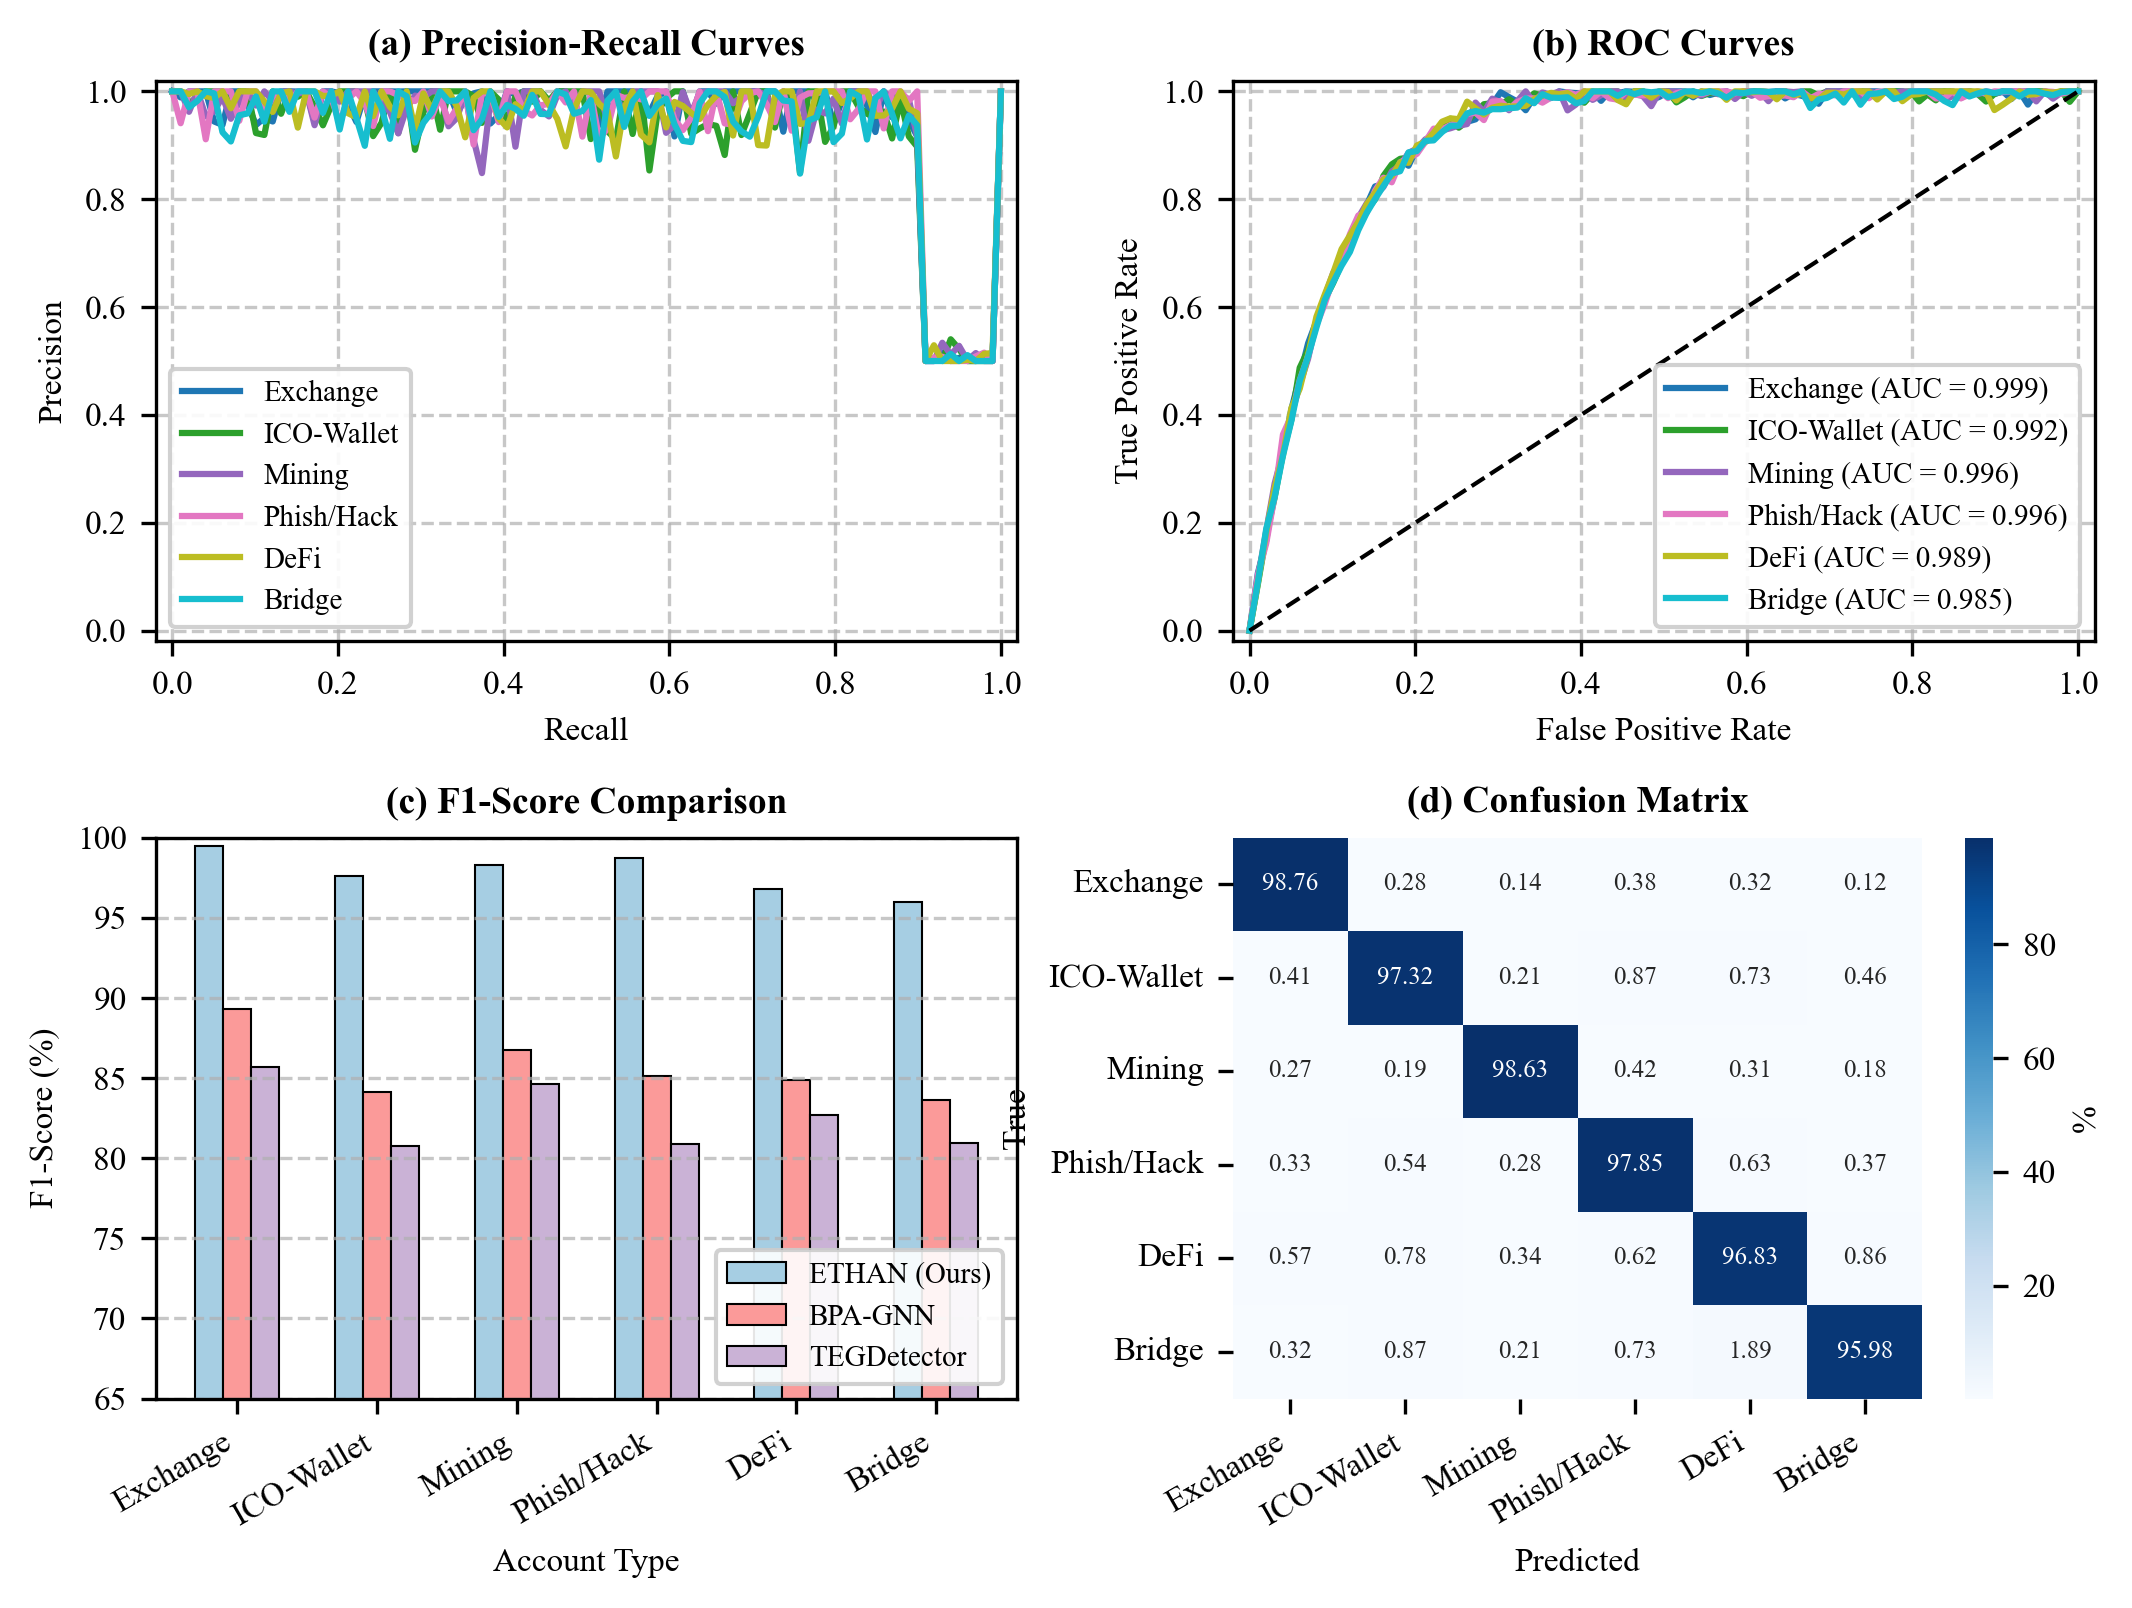

Python code for this plot:
import numpy as np
import matplotlib.pyplot as plt
import matplotlib.font_manager as font_manager
import seaborn as sns
from sklearn.metrics import precision_recall_curve, roc_curve, auc
from matplotlib.ticker import MaxNLocator
import matplotlib.gridspec as gridspec
from matplotlib import cm

# Set up IEEE-compatible styling
plt.rcParams['font.family'] = 'serif'
plt.rcParams['font.serif'] = ['Times New Roman']
plt.rcParams['font.size'] = 8
plt.rcParams['axes.labelsize'] = 8
plt.rcParams['axes.titlesize'] = 9
plt.rcParams['xtick.labelsize'] = 8
plt.rcParams['ytick.labelsize'] = 8
plt.rcParams['legend.fontsize'] = 7
plt.rcParams['figure.titlesize'] = 10

# Account types
account_types = ['Exchange', 'ICO-Wallet', 'Mining', 'Phish/Hack', 'DeFi', 'Bridge']
# Methods for comparison
methods = ['ETHAN (Ours)', 'BPA-GNN', 'TEGDetector', 'Ethident']

# Colors for consistent visualization
colors = plt.cm.tab10(np.linspace(0, 1, 6))
method_colors = plt.cm.Paired(np.linspace(0, 1, 4))

# Create figure with custom grid
fig = plt.figure(figsize=(7.2, 5.4), dpi=300)
gs = gridspec.GridSpec(2, 2, width_ratios=[1, 1], height_ratios=[1, 1])

# Generate synthetic data based on paper results
# F1 scores from the paper
f1_scores = {
    'ETHAN (Ours)': [99.46, 97.64, 98.32, 98.71, 96.83, 95.98],
    'BPA-GNN': [89.31, 84.15, 86.73, 85.14, 84.91, 83.62],
    'TEGDetector': [85.67, 80.77, 84.65, 80.86, 82.73, 80.95],
    'Ethident': [87.23, 70.97, 66.67, 88.93, 85.69, 84.25]
}

# Synthetic confusion matrix (using values from the paper)
conf_matrix = np.array([
    [98.76, 0.28, 0.14, 0.38, 0.32, 0.12],
    [0.41, 97.32, 0.21, 0.87, 0.73, 0.46],
    [0.27, 0.19, 98.63, 0.42, 0.31, 0.18],
    [0.33, 0.54, 0.28, 97.85, 0.63, 0.37],
    [0.57, 0.78, 0.34, 0.62, 96.83, 0.86],
    [0.32, 0.87, 0.21, 0.73, 1.89, 95.98]
])

# Synthetic data for precision-recall and ROC curves
def generate_curve_data(f1_baseline, auc_baseline):
    """Generate synthetic PR and ROC curve data based on F1 and AUC values"""
    n_points = 100
    # Better F1 typically means better precision and recall
    precision_factor = f1_baseline / 100
    recall_factor = f1_baseline / 100
    
    # Generate recall points
    recall = np.linspace(0, 1, n_points)
    
    # Generate precision with higher values for better F1
    precision = np.zeros_like(recall)
    for i, r in enumerate(recall):
        if r < 0.9:  # High precision for most of the curve
            p_base = 1 - (1-precision_factor) * (r ** (1.5 - precision_factor))
            precision[i] = min(1.0, p_base + 0.05 * np.random.randn() * precision_factor)
        else:  # Precision drops at high recall
            drop_factor = (r - 0.9) / 0.1
            p_base = precision[int(0.9*n_points)] * (1 - drop_factor * (1 - precision_factor))
            precision[i] = max(0.5, min(1.0, p_base + 0.02 * np.random.randn()))
    
    # Generate ROC curve data based on AUC
    auc_factor = auc_baseline / 100
    fpr = np.linspace(0, 1, n_points)
    tpr = np.zeros_like(fpr)
    
    # Generate TPR based on AUC
    for i, fp in enumerate(fpr):
        if auc_factor > 0.95:  # Very good AUC
            tpr[i] = min(1.0, 1 - (1-fp)**(10*auc_factor) + 0.01 * np.random.randn())
        else:  # Less ideal AUC
            tpr[i] = min(1.0, fp + auc_factor * (1 - fp) + 0.02 * np.random.randn())
    
    # Ensure curve starts at (0,0) and ends at (1,1)
    precision[0], recall[0] = 1.0, 0.0
    precision[-1] = recall[-1]
    tpr[0], fpr[0] = 0.0, 0.0
    tpr[-1], fpr[-1] = 1.0, 1.0
    
    return precision, recall, fpr, tpr

# Generate curve data for each account type
curve_data = {}
for i, acc_type in enumerate(account_types):
    f1 = f1_scores['ETHAN (Ours)'][i]
    # Estimate AUC based on the table in the paper
    if acc_type == 'Exchange': auc_val = 99.87
    elif acc_type == 'ICO-Wallet': auc_val = 99.21
    elif acc_type == 'Mining': auc_val = 99.56
    elif acc_type == 'Phish/Hack': auc_val = 99.63
    elif acc_type == 'DeFi': auc_val = 98.92
    else: auc_val = 98.47  # Bridge
    
    precision, recall, fpr, tpr = generate_curve_data(f1, auc_val)
    curve_data[acc_type] = {
        'precision': precision,
        'recall': recall,
        'fpr': fpr,
        'tpr': tpr,
        'auc': auc_val/100
    }

# Plot (a): Precision-Recall curves
ax1 = plt.subplot(gs[0, 0])
for i, acc_type in enumerate(account_types):
    data = curve_data[acc_type]
    ax1.plot(data['recall'], data['precision'], color=colors[i], lw=1.5, label=f"{acc_type}")

ax1.set_xlabel('Recall')
ax1.set_ylabel('Precision')
ax1.set_title('(a) Precision-Recall Curves', fontweight='bold')
ax1.grid(True, linestyle='--', alpha=0.7)
ax1.set_xlim([-0.02, 1.02])
ax1.set_ylim([-0.02, 1.02])
ax1.legend(loc='lower left', frameon=True, framealpha=0.9)

# Plot (b): ROC curves
ax2 = plt.subplot(gs[0, 1])
for i, acc_type in enumerate(account_types):
    data = curve_data[acc_type]
    ax2.plot(data['fpr'], data['tpr'], color=colors[i], lw=1.5, 
             label=f"{acc_type} (AUC = {data['auc']:.3f})")

ax2.plot([0, 1], [0, 1], 'k--', lw=1)
ax2.set_xlabel('False Positive Rate')
ax2.set_ylabel('True Positive Rate')
ax2.set_title('(b) ROC Curves', fontweight='bold')
ax2.grid(True, linestyle='--', alpha=0.7)
ax2.set_xlim([-0.02, 1.02])
ax2.set_ylim([-0.02, 1.02])
ax2.legend(loc='lower right', frameon=True, framealpha=0.9)

# Plot (c): F1-score comparison
ax3 = plt.subplot(gs[1, 0])
bar_width = 0.2
x = np.arange(len(account_types))

for i, method in enumerate(methods[:3]):  # Top-3 methods only
    ax3.bar(x + (i-1)*bar_width, f1_scores[method], bar_width, 
            label=method, color=method_colors[i], edgecolor='black', linewidth=0.5)

ax3.set_xlabel('Account Type')
ax3.set_ylabel('F1-Score (%)')
ax3.set_title('(c) F1-Score Comparison', fontweight='bold')
ax3.set_xticks(x)
ax3.set_xticklabels(account_types, rotation=30, ha='right')
ax3.set_ylim([65, 100])
ax3.grid(True, axis='y', linestyle='--', alpha=0.7)
ax3.legend(loc='lower right', frameon=True, framealpha=0.9)

# Plot (d): Confusion Matrix
ax4 = plt.subplot(gs[1, 1])
sns.heatmap(conf_matrix, annot=True, fmt='.2f', cmap='Blues', 
            xticklabels=account_types, yticklabels=account_types, 
            cbar_kws={'label': '%'}, annot_kws={"size": 6}, ax=ax4)
ax4.set_xlabel('Predicted')
ax4.set_ylabel('True')
ax4.set_title('(d) Confusion Matrix', fontweight='bold')
plt.setp(ax4.get_xticklabels(), rotation=30, ha='right')
plt.setp(ax4.get_yticklabels(), rotation=0)

# Adjust layout
plt.tight_layout()
plt.subplots_adjust(hspace=0.35, wspace=0.25)

# Save figure
plt.savefig('performance_visualization.pdf', format='pdf', bbox_inches='tight', dpi=300)
plt.savefig('performance_visualization.png', format='png', bbox_inches='tight', dpi=300)
plt.close()

print("Figure created and saved as 'performance_visualization.pdf' and 'performance_visualization.png'")